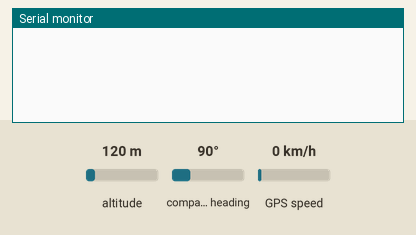
Simulated run of this sketch. Board: Arduino Uno, built with avr-gcc and run on an emulated ATmega328P. Shown: the last lines printed to the serial monitor. The test bench sets the inputs (shaded band); at power-on: altitude 120 m, compass heading 90°, GPS speed 0 km/h. The GPS gets a fix after 3 s at 37.7749, -122.4194 with 8 satellites.

Above: at 1.2 s.
1.3 s: altitude set to 20 m
At 3.9 s:
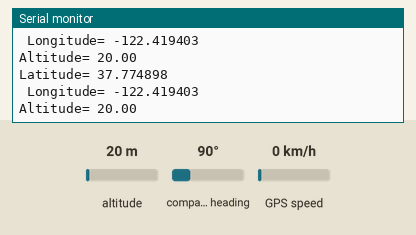
4.5 s: altitude set to 250 m
At 5.9 s:
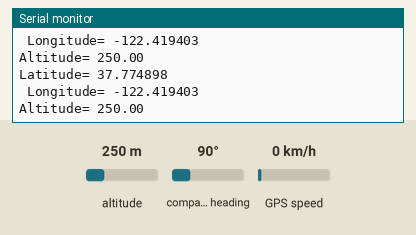

Measured:
- after the input at 1.3 s, the serial monitor: prints a new line after 1.8 s (image 1)
- after the input at 4.5 s, the serial monitor: prints a new line after 0.57 s (image 2)

The sketch:

gps.ino
```cpp
// this is the code branch for GPS location tracking to calculate the final recovery distance from the launchpad
//
//ATTENTION Jamiee: GPS traccking, application, main code
//Program function:
// Location
// Distance from Launchpad
// Estimated Altitude (Cedric/Seb)

#include <TinyGPS++.h>
#include <AltSoftSerial.h>

static const int RXPin = 4, TXPin = 3;
static const uint32_t GPSBaud = 9600;

// The TinyGPS++ object
TinyGPSPlus gps;

// The serial connection to the GPS device
AltSoftSerial ss(RXPin, TXPin);

void setup(){
  Serial.begin(9600);
  ss.begin(GPSBaud);
}

void loop(){
  // Achieving values for latitude, longitude and altitude.
  while (ss.available() > 0){
    gps.encode(ss.read());
    if (gps.location.isUpdated()){
      Serial.print("Latitude= ");
      Serial.println(gps.location.lat(), 6);  // Latitude in degrees
      Serial.print(" Longitude= ");
      Serial.println(gps.location.lng(), 6);  // Longitude in degrees
      Serial.print("Altitude= ");
      Serial.println(gps.altitude.meters()); // Altitude in meters

      // NEED LAUMCH PAD COORDS TO CALCULATE DISTANCE TO ROCKET
    }
  }
}
```
